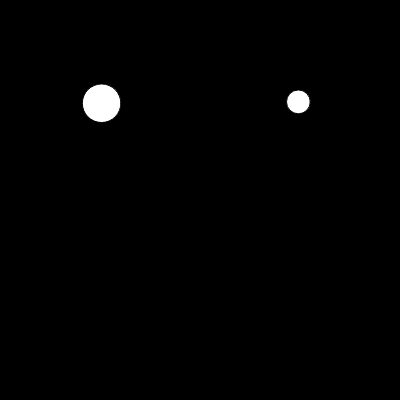
Frame 1 (no input)
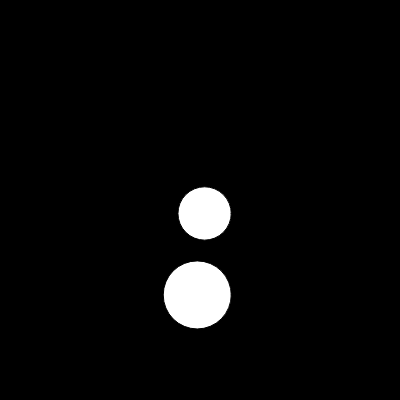
Frame 60 (no input)
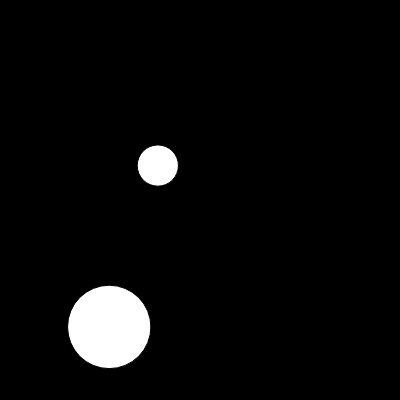
Frame 120 (the mouse pressed at the canvas centre since frame 60)

The p5.js sketch that drew these frames (run headless with seeded random() and noise() and a simulated clock; from frame 60 on, the mouse is pressed at the canvas centre):

// p5.js sketch
// ── sketch.js
/*var ball = {
	x: 200,
	y: 0,
	xspeed: 4,
	yspeed: 2,
	math: function(gspeed) {
		this.yspeed += gspeed;
		this.x = ball.x + this.xspeed;
		this.y = this.y + this.yspeed;
	},
	display: function(weight) {
		stroke(225);
		strokeWeight(weight);
		noFill();
		ellipse(this.x, this.y, 25, 25);
	},
	bouncing: function(resety,resetyspeed) {
		if (this.x > width || this.x < 0) {
			this.xspeed = this.xspeed * -1;
		}

		if (this.y > height || this.y < 0) {
			this.yspeed = this.yspeed * -1;
		}

		if (this.y > 410) {
			this.y = resety;
			this.yspeed = resetyspeed;
		}
	}
}
*/
var
	star1 = {
		x: 100,
		y: 100,
		size:0,
		xspeed:0,
		yspeed:0,
		move: function(){
			this.x += this.xspeed;
			this.y += this.yspeed;
		},
		display: function(){
			ellipse(this.x,this.y,this.size)
		},
		reset: function(){
			if(this.x > 350 || this.y > 350) {
				this.x = 100, this.y = 100;
				this.size = random(10,50);
				this.xspeed = random(1,3);
				this.yspeed = random(1,3);
			}
		},
		incsize: function(){
			this.size+=0.5;
		}
	},
	star2 = {
		x: 300,
		y: 100,
		size:0,
		xspeed:0,
		yspeed:0,
		move: function(){
			this.x += this.xspeed;
			this.y += this.yspeed;
		},
		display: function(){
			ellipse(this.x,this.y,this.size)
		},
		reset: function(){
			if(this.x < 50 || this.y > 350) {
				this.x = 300, this.y = 100;
				this.size = random(10,50);
				this.xspeed = random(-1,-3);
				this.yspeed = random(1,3);
			}
		},
		incsize: function(){
			this.size+=0.5;
		}
};
function setup() {

	createCanvas(400, 400);
	star1.size = random(10,50);
	star1.xspeed = random(1,4);
	star1.yspeed = random(1,4);
	star2.size = random(10,50);
	star2.xspeed = random(-1,-4);
	star2.yspeed = random(1,4);
}


function draw() {

	background(0);
	/*ball.math(1);
	ball.display(4);
	ball.bouncing(0,2);*/
	star1.move();
	star2.move();
	star1.display();
	star2.display();
	star1.reset();
	star2.reset();
	star1.incsize();
	star2.incsize();
}
